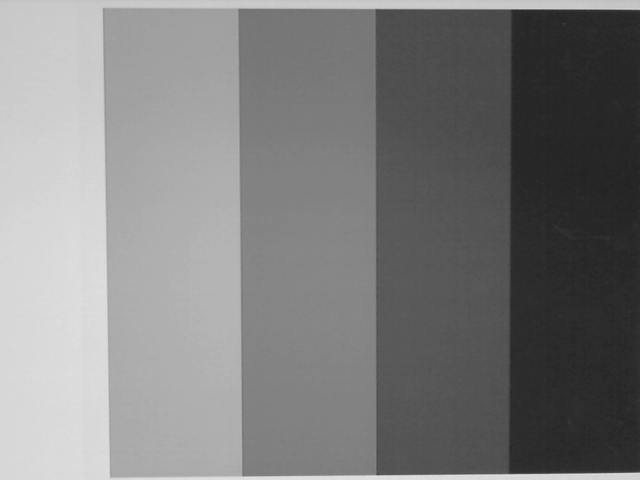
#> input picture v2/bild1.png, 640 x 480 px
$ python untitled0.py
#> lines starting #> are read from the running program, lines starting #| are printed output that depends on the picture; long printed decimals are rounded
# -*- coding: utf-8 -*-
"""
Created on Wed Nov 14 14:54:14 2018

@author: ds-05
"""

import numpy as np
import cv2

data = cv2.imread('bild1.png')
#> data is the input picture: shape (480, 640, 3); min 33, max 230, mean 126.5
keil1 = data[24:456,0:100]
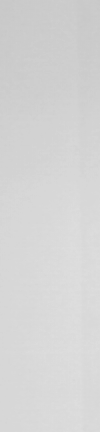
#> keil1: shape (432, 100, 3); min 199, max 222, mean 212.5
cv2.imwrite("keil1.png",keil1)

keil2 = data[24:456,110:235]
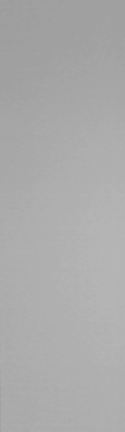
#> keil2: shape (432, 125, 3); min 155, max 182, mean 170.7
cv2.imwrite("keil2.png",keil2)

keil3 = data[24:456,245:375]
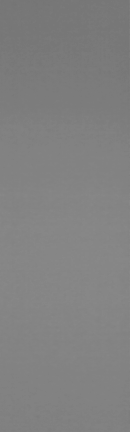
#> keil3: shape (432, 130, 3); min 116, max 136, mean 128.7
cv2.imwrite("keil3.png",keil3)

keil4 = data[24:456,380:505]
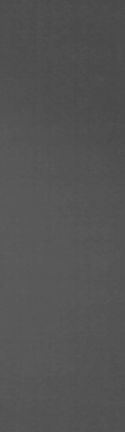
#> keil4: shape (432, 125, 3); min 73, max 94, mean 83.4
cv2.imwrite("keil4.png",keil4)

keil5 = data[24:456,515:640]
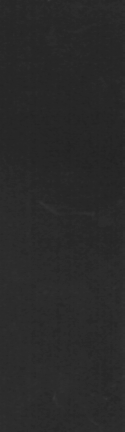
#> keil5: shape (432, 125, 3); min 33, max 56, mean 41.4
cv2.imwrite("keil5.png",keil5)
np.abs
mittel1 = np.mean(keil1)
#> mittel1 = 212.5
std1 = np.std(keil1)
#> std1 = 5.64
print('Mittelwert1:' + str(mittel1))
#| Mittelwert1:212.505
print('std1: ' + str(std1))
#| std1: 5.644

mittel2 = np.mean(keil2)
#> mittel2 = 170.7
std2 = np.std(keil2)
#> std2 = 6.2
print('Mittelwert2:' + str(mittel2))
#| Mittelwert2:170.717
print('std2: ' + str(std2))
#| std2: 6.200

mittel3 = np.mean(keil3)
#> mittel3 = 128.7
std3 = np.std(keil3)
#> std3 = 4.86
print('Mittelwert3:' + str(mittel3))
#| Mittelwert3:128.680
print('std3: ' + str(std3))
#| std3: 4.865

mittel4 = np.mean(keil4)
#> mittel4 = 83.42
std4 = np.std(keil4)
#> std4 = 4.63
print('Mittelwert4:' + str(mittel4))
#| Mittelwert4:83.420
print('std4: ' + str(std4))
#| std4: 4.633

mittel5 = np.mean(keil5)
#> mittel5 = 41.39
std5 = np.std(keil5)
#> std5 = 2.52
print('Mittelwert5:' + str(mittel5))
#| Mittelwert5:41.394
print('std5: ' + str(std5))
#| std5: 2.515
print(keil1)
#> (printed output is left out)
